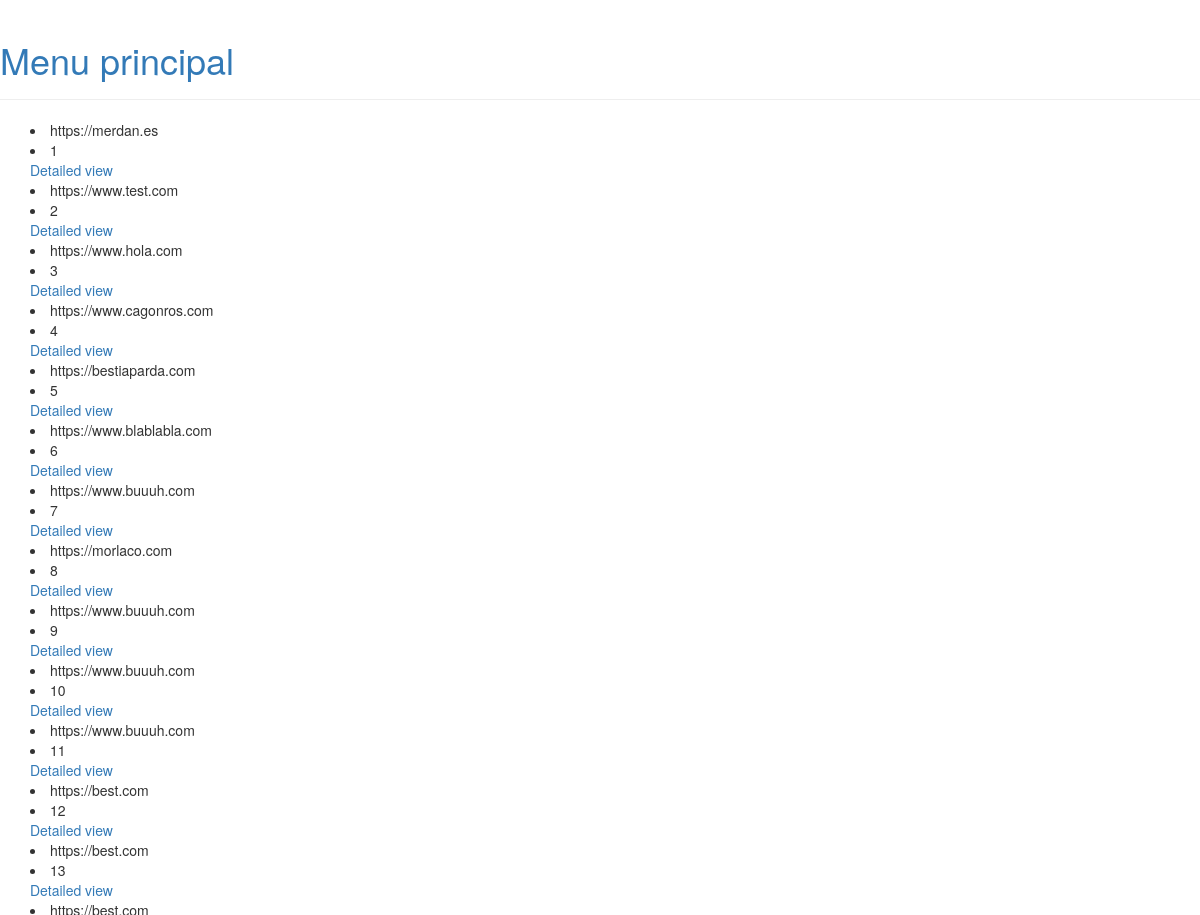
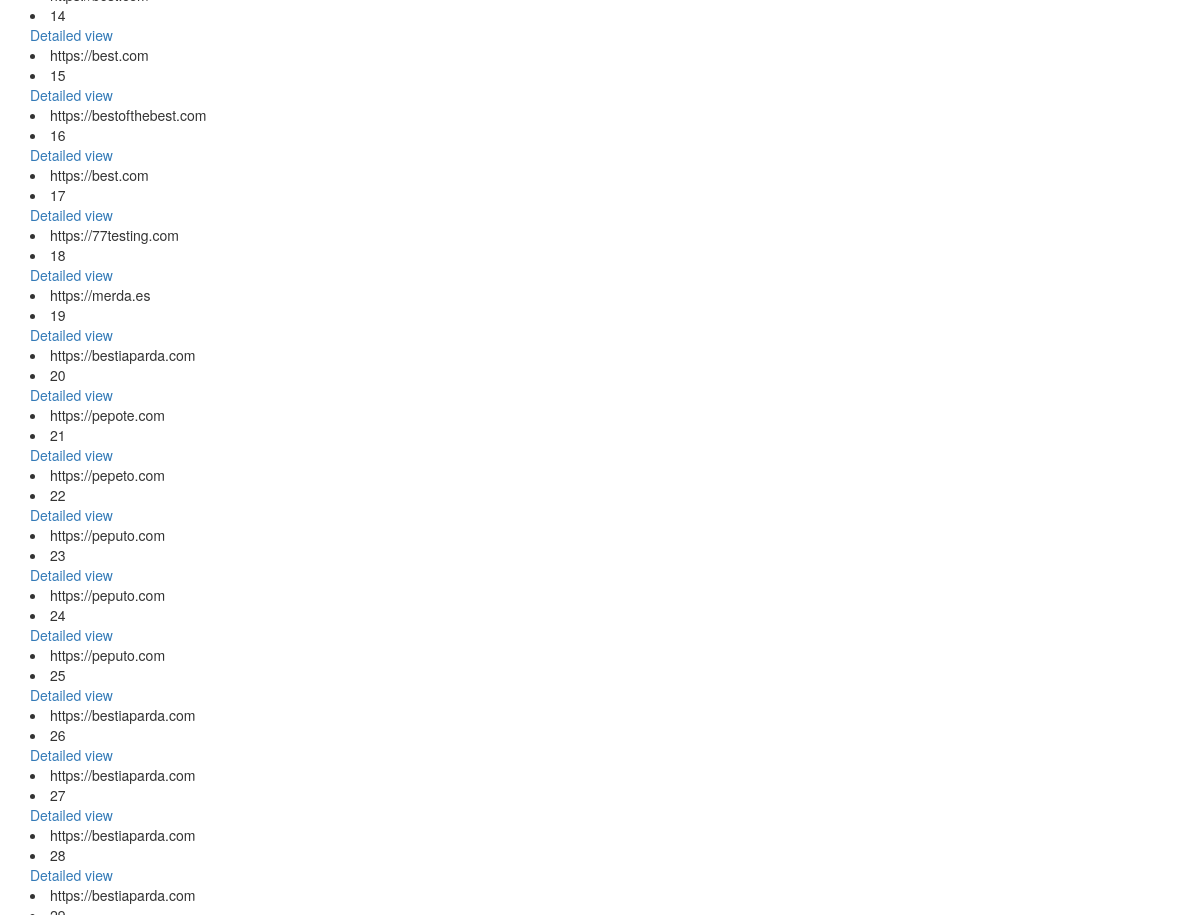
/config_list/ (upper part), run on an earlier commit of the app's database (2 pictures, top to bottom).
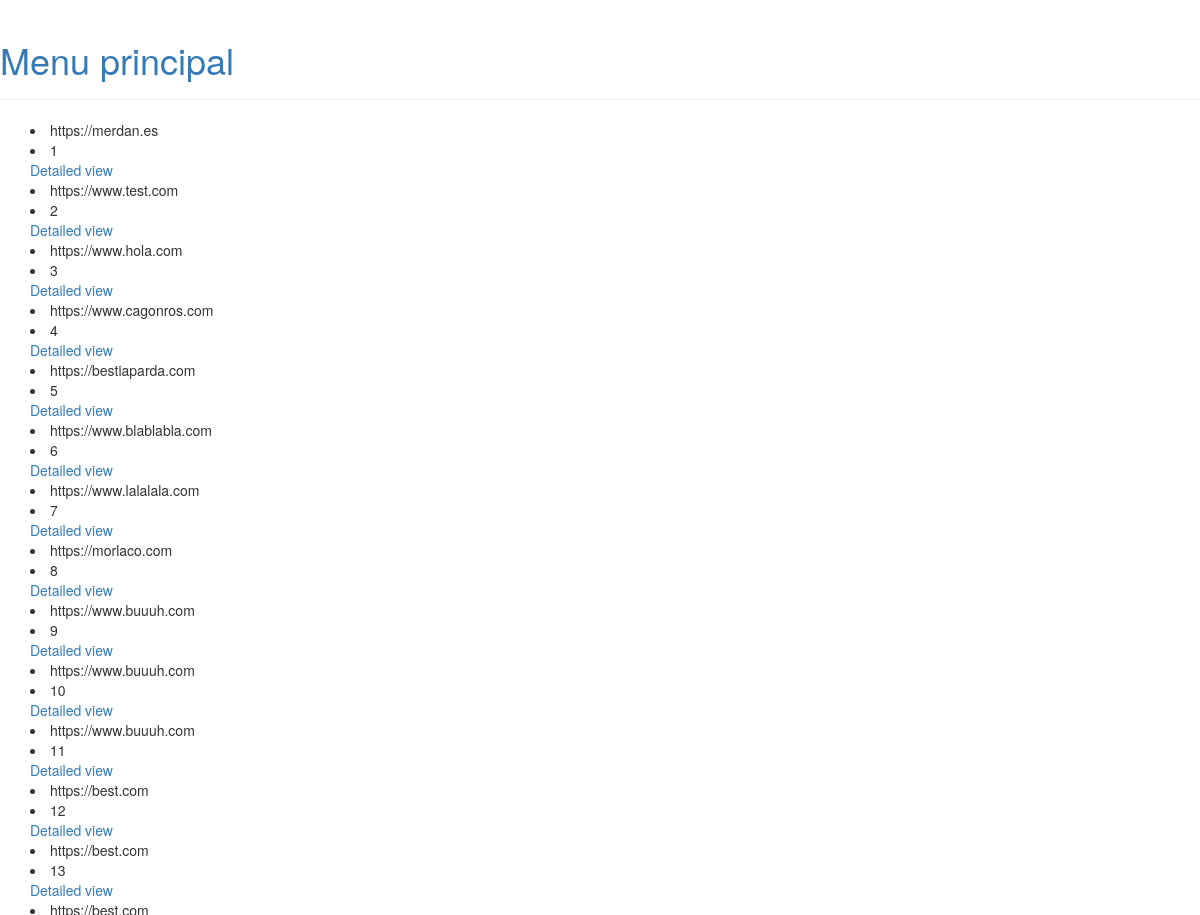
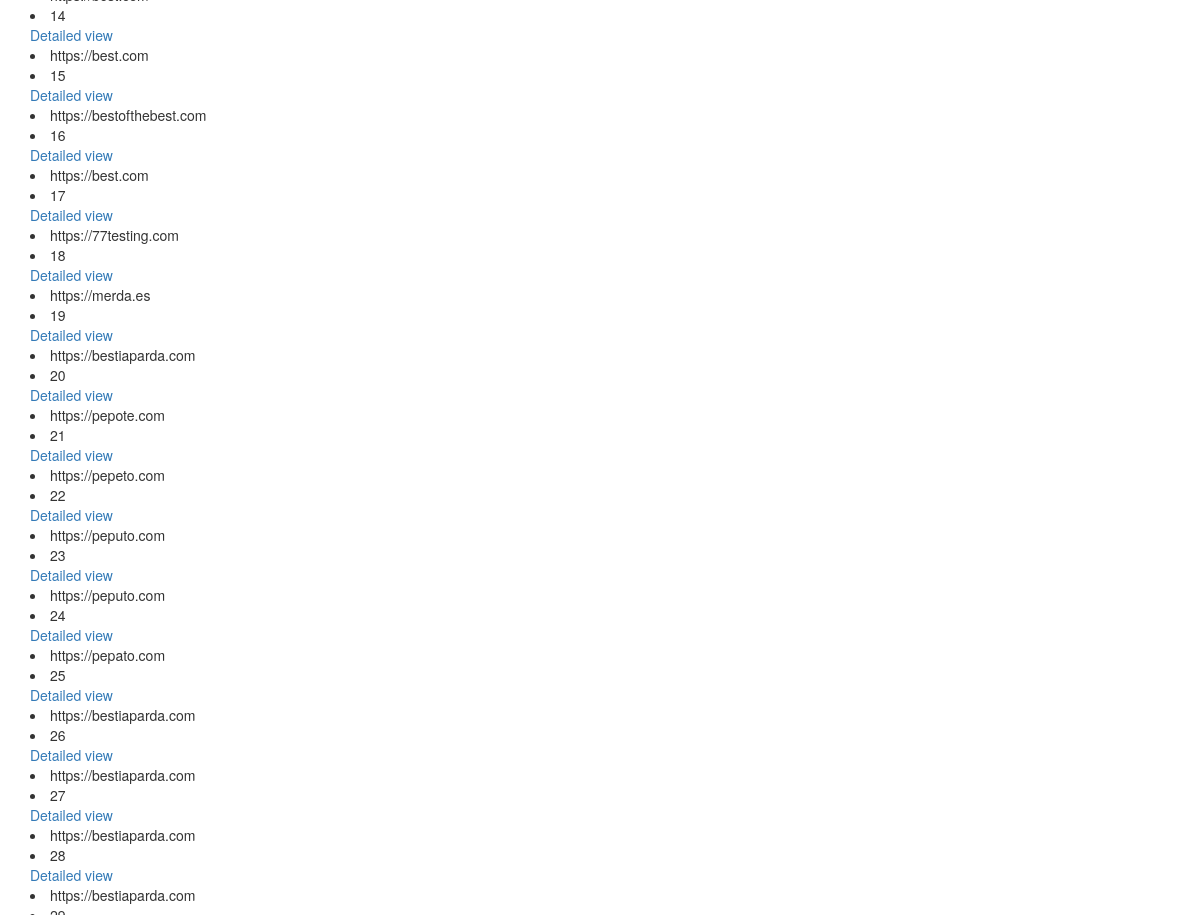
And on a later commit of the database (2 pictures, top to bottom).
### darkice/models.py (models this page shows, shortened)
class Config(models.Model):
	device= models.CharField(max_length=6)
	sampleRate= models.PositiveSmallIntegerField()
	bitsPerSample= models.PositiveSmallIntegerField()
	channel= models.PositiveSmallIntegerField()
	bitrateMode= models.CharField(max_length=3)
	format1= models.CharField(max_length=10)
	quality= models.PositiveSmallIntegerField()
	channel= models.PositiveSmallIntegerField()
	bitrate= models.PositiveSmallIntegerField()
	server= models.URLField()
	port = models.PositiveSmallIntegerField()
	password= models.CharField(max_length=20)
	mountPoint= models.CharField(max_length=20)

### darkice/views.py (the view)
# urls.py: url(r'^config_list/$', list_configuration, name='list_configuration'),
def list_configuration(request):
    configuration_list=Config.objects.all()
    return render(request, 'darkice/list_configuration.html',{'configuration_list': configuration_list})

### darkice/templates/darkice/list_configuration.html
{% extends "darkice/base.html" %}
    {% block content %}
    {% for config in configuration_list%}
        <li>{{ config.server }}</li>
        <li>{{ config.pk }}</li>
        <a href=/config/{{ config.pk }}/>Detailed view</a>
    {% endfor %}
    {% endblock %}

What changed in the data, as far as the page shows it:
changed Config id 7: server "https://www.buuuh.com" → "https://www.lalalala.com"
changed Config id 25: server "https://peputo.com" → "https://pepato.com"
